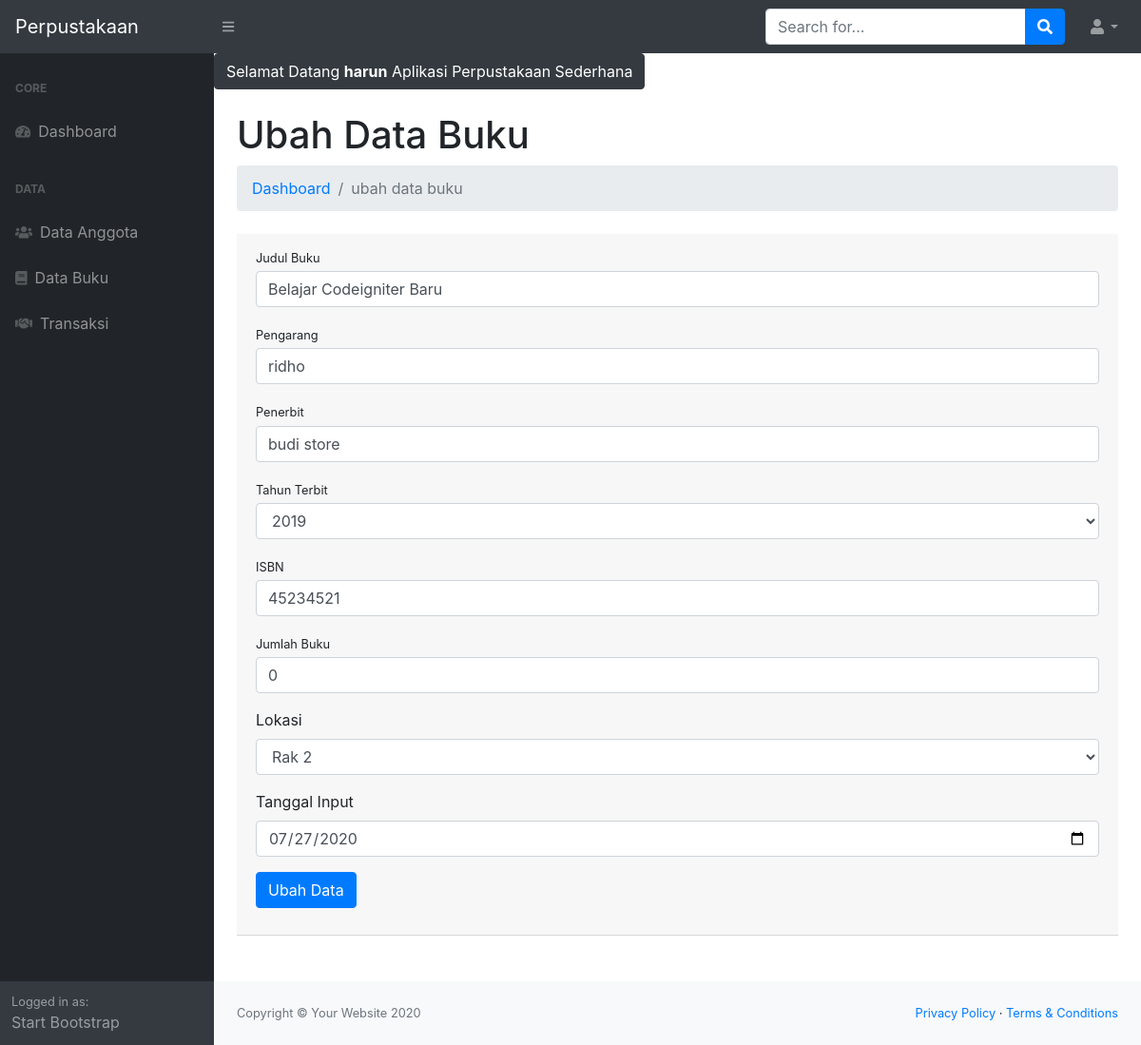
/index.php?p=buku&aksi=ubah&id=6 (signed in), run on the app's committed database.
### tables this page shows
CREATE TABLE `tb_buku` (
  `id_buku` int(11) NOT NULL,
  `judul_buku` varchar(200) NOT NULL,
  `pengarang_buku` varchar(100) NOT NULL,
  `penerbit_buku` varchar(150) NOT NULL,
  `tahun_terbit` varchar(4) NOT NULL,
  `isbn` varchar(25) NOT NULL,
  `jumlah_buku` int(3) NOT NULL,
  `lokasi` enum('Rak 1','Rak 2','Rak 3') NOT NULL,
  `tgl_input` date NOT NULL
);

### page/buku/ubah.php (the view, shortened to what this page needs)
<?php
$id_buku = $_GET['id'];
$sql = $conn->query("SELECT * FROM tb_buku WHERE id_buku = $id_buku") or die(mysqli_error($conn));
$pecahSql = $sql->fetch_assoc();
?>
<h1 class="mt-4">Ubah Data Buku</h1>
<ol class="breadcrumb mb-4">
    <li class="breadcrumb-item"><a href="index.php">Dashboard</a></li>
    <li class="breadcrumb-item active">ubah data buku</li>
</ol>
<div class="card-header mb-5">
	<form action="" method="post">
    <div class="form-group">
        <label class="small mb-1" for="judul_buku">Judul Buku</label>
        <input class="form-control" id="judul_buku" name="judul_buku" type="text" placeholder="Masukan judul buku" value="<?= $pecahSql['judul_buku']; ?>" />
    </div>
    <div class="form-group">
        <label class="small mb-1" for="pengarang_buku">Pengarang</label>
        <input class="form-control" id="pengarang_buku" name="pengarang_buku" type="text" value="<?= $pecahSql['pengarang_buku']; ?>" placeholder="Masukan pengarang buku"/>
    </div>
    <div class="form-group">
        <label class="small mb-1" for="penerbit_buku">Penerbit</label>
        <input class="form-control" id="penerbit_buku" name="penerbit_buku" type="text" value="<?= $pecahSql['penerbit_buku']; ?>" placeholder="Masukan penerbit buku"/>
    </div>
    <div class="form-group">
        <label class="small mb-1" for="tahun_terbit">Tahun Terbit</label>
        <select name="tahun_terbit" id="tahun_terbit" class="form-control">
        	<?php
        	$tahun = date('Y');
        	for ($i = $tahun - 29; $i <= $tahun ; $i++) { ?>
        		<option value="<?= $i ?>" <?php if($pecahSql['tahun_terbit'] == $i){echo "selected";} ?> ><?= $i ?></option>
        	<?php
        	}
        	?>
        </select>
    </div>
    <div class="form-group">
        <label class="small mb-1" for="isbn">ISBN</label>
        <input class="form-control" value="<?= $pecahSql['isbn']; ?>" id="isbn" name="isbn" type="text" placeholder="Masukan isbn buku"/>
    </div>
    <div class="form-group">
        <label class="small mb-1" for="jumlah_buku">Jumlah Buku</label>
        <input class="form-control" value="<?= $pecahSql['jumlah_buku']; ?>" id="jumlah_buku" name="jumlah_buku" type="number" placeholder="Masukan jumlah buku"/>
    </div>
    <div class="form-group">
    	<label for="lokasi">Lokasi</label>
    	<select name="lokasi" id="lokasi" class="form-control">
    		<option value="Rak 2" <?php if($pecahSql['lokasi'] == 'Rak 2'){echo "selected";} ?> >Rak 2</option>
    	</select>
    </div>
    <div class="form-group">
    	<label for="tgl_input">Tanggal Input</label>
    	<input type="date" name="tgl_input" id="tgl_input" class="form-control" value="<?= $pecahSql['tgl_input']; ?>">
    </div>
    <div class="form-group">
    	<button type="submit" class="btn btn-primary" name="ubah">Ubah Data</button>
    </div>
	</form>
</div>

### data on the page
tb_buku: judul_buku "Belajar Codeigniter Baru", pengarang_buku "ridho", penerbit_buku "budi store", tahun_terbit "2019", isbn "45234521", jumlah_buku "0", lokasi "Rak 2", tgl_input "07/27/2020"

### other printed values
$_SESSION['login']['nama'] "harun"
